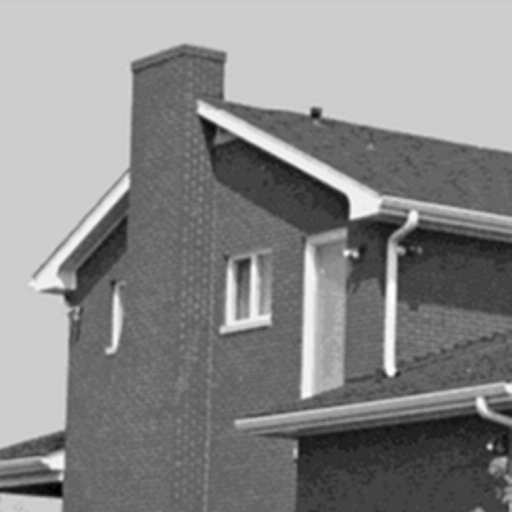
%> input picture Course Project/data/house.png, 512 x 512 px
$ octave blind_cs.m   (GNU Octave 9; MATLAB toolbox functions it lacks are replaced by stand-ins)
%> lines starting %> are read from the running program, lines starting %| are printed output that depends on the picture
### Course Project/code_blind_cs/sense.m
% function to sense the signal. Here y represents the sensed signal and
% cnt represents a matrix which counts the number of times a pixel is
% measured and will be used for avergaing later
function [y, cnt] = sense(x, seed, ratio)
    [rows cols] = size(x);
    y = zeros(floor(ratio*64), (rows-7)*(cols-7));
    iter = 1;
    cnt = zeros(size(x));
    rng(seed);
    for i=1:rows-7
        for j=1:cols-7
            phi = randn(floor(ratio*64), 64);
            patch = x(i:i+7, j:j+7);
            y(:, iter) = phi*patch(:);
            iter=iter+1;
            cnt(i:i+7, j:j+7) = cnt(i:i+7, j:j+7)+1;
        end
    end
end

### Course Project/code_blind_cs/reconstruct_bcs.m
% this function reconstructs image as well as the dictionary from the
% sensed signal using the blind compressed sensing algorithm
function  [theta, dic] = reconstruct_bcs(y, seed, s, atoms)
    [rows, cols] = size(y);
    dic = randn(64, atoms);
    theta = zeros(atoms, cols);
    for iter = 1:5
        % sparse code
        rng(1);
        for i = 1:cols
            phi = randn(rows, 64);
            theta(:, i) = omp(phi*dic, y(:, i), s);
        end
        % dictionary atoms update
        for k = 1:atoms
            rng(1);
            term1 = zeros(64, 64);
            term2 = zeros(64, 1);
            y_res = zeros(size(y));
            for i = 1:cols
                phi = randn(rows, 64);
                y_res(:, i) = y(:, i) - phi*dic*theta(:, i) + phi*dic(:, k)*theta(k,i);
                term1 = term1 + phi'*phi*theta(k, i)^2;
                term2 = term2 + phi'*y_res(:, i)*theta(k, i);
            end
            dic(:, k) = inv(term1)*term2;
            dic(:, k) = dic(:, k)/norm(dic(:, k));
         end
    end
    rng(1);
    for i = 1:cols
        phi = randn(rows, 64);
        theta(:, i) = omp(phi*dic, y(:, i), s);
    end
end

### Course Project/code_blind_cs/blind_cs.m
clear all
clc
tic;

% change the name to lena, house or peppers to test other images
% for each iteration it takes almost 6mins and almost 40 mins
% for whole code to run
x = imread("../data/house.png");
%> x is the input picture: size 512x512x3 uint8; min 0, max 254, mean 136.5
x = imresize(x, 0.25); % image rescaled to 1/4 for faster reconstruction
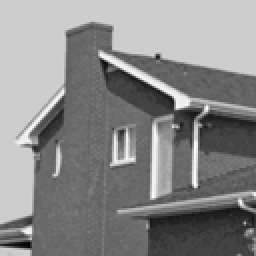
%> x: size 128x128x3 uint8 (shown 2 times larger); min 0, max 255, mean 136.5
x = double(rgb2gray(x));
%> x: size 128x128 double
ratio = [0.2, 0.25, 0.3, 0.4, 0.5, 0.6];

for r=1:length(ratio)
    seed = 1;
    [y, cnt] = sense(x, seed, ratio(r));
    % y is the sensed signal and cnt is a 128*128 matrix where (i,j) element
    % is the number of times (i,j) pixel was reconstructed. Cnt will later
    % be used for averaging
%> (the run ends here)
